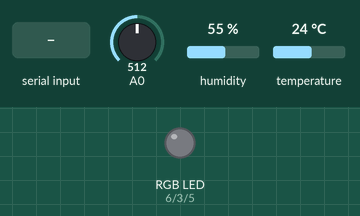
This sketch was run on a simulated Arduino Nano, built with avr-gcc and run on an emulated ATmega328P. Parts: an RGB LED mixed from three pins (HIGH = lit). Inputs (shaded band) come from the test bench; at power-on: A0 = 512, humidity 55 %, temperature 24 °C. What the sketch prints to the serial monitor is not drawn.

Above: at 1.3 s.
1.4 s: "R" received over the second serial link
At 2.5 s:
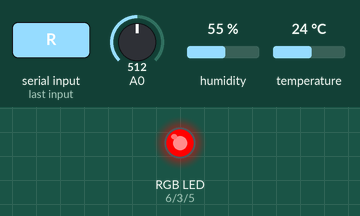
2.9 s: "0" received over the second serial link
4.4 s: "D" received over the second serial link
Timing chart, 0 to 7.4 s (numbered marks = the images above; inputs shaded):
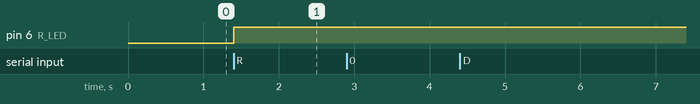

The sketch:

Arduino_Bluetooth_DHT.ino
```cpp
/*
  Arduino Bluetooth DHT Sensor

  Program reads from DHT Sensor and outputs the reading through the HC-05/06
  bluetooth module. Use a computer/Android phone/raspberry pi to get wireless
  temperature & humidity readings.

  For instructions on the sensor, refer to: https://learn.adafruit.com/dht/overview
  Library can be found at: https://github.com/adafruit/DHT-sensor-library
*/
#include <SoftwareSerial.h>
#include <DHT.h>

//Defines whether debug output will be used
//Comment out if not using
#define DEBUG

#ifdef DEBUG
  #define D(x) Serial.print(x)
#else
  #define D(x)
#endif

#define DHTPIN    4
#define DHTTYPE   DHT22
#define R_LED     6
#define G_LED     3
#define B_LED     5

#define SOFT_RX  8
#define SOFT_TX  7
// Global
SoftwareSerial bluetooth(SOFT_RX, SOFT_TX); // RX, TX
DHT dht(DHTPIN, DHTTYPE);
uint8_t rState = 0; // Initial state of red LED pin
uint8_t gState = 0; // Initial state of green LED pin
uint8_t bState = 0; // Initial state of blue LED pin

// Functions
void print_sensor(uint8_t sensor);
void dht_read();
void print_led_state();

//===========================================================
// Main Routine
//===========================================================
void setup() {
  // Open serial communications:
  #ifdef DEBUG
    Serial.begin(9600);
  #endif
  D(F("Starting Arduino DHT22 Bluetooth Sensor\r\n"));
  D(F("Enter 0-7 to read from the respective analog sensors.\r\n"));
  D(F("Enter D to read from the DHT sensor.\r\n"));
  D(F("Enter R,G, or B to toggle each color of the RGB LED.\r\n"));

  //Initialize LED Port
  pinMode(R_LED, OUTPUT);
  pinMode(G_LED, OUTPUT);
  pinMode(B_LED, OUTPUT);

  // The HC-06 defaults to 9600 according to the datasheet.
  bluetooth.begin(9600);

  dht.begin();
}

void loop() {

  // Receive character from Bluetooth Module
  char rxData = bluetooth.read();

  // Read Sensor if "1" is received
  print_sensor(rxData);
}

//===========================================================
// Read out a certain sensor based on the input from the
// bluetooth serial commands
//===========================================================
void print_sensor(uint8_t sensor)
{
  switch(sensor)
  {
    case '0':
      D(F("ADC 0: ")); D(analogRead(A0)); D(F("\r\n"));
      bluetooth.println(analogRead(A0));
      break;
    case '1':
      D(F("ADC 1: ")); D(analogRead(A1)); D(F("\r\n"));
      bluetooth.println(analogRead(A1));
      break;
    case '2':
      D(F("ADC 2: ")); D(analogRead(A2)); D(F("\r\n"));
      bluetooth.println(analogRead(A2));
      break;
    case '3':
      D(F("ADC 3: ")); D(analogRead(A3)); D(F("\r\n"));
      bluetooth.println(analogRead(A3));
      break;
    case '4':
      D(F("ADC 4: ")); D(analogRead(A4)); D(F("\r\n"));
      bluetooth.println(analogRead(A4));
      break;
    case '5':
      D(F("ADC 5: ")); D(analogRead(A5)); D(F("\r\n"));
      bluetooth.println(analogRead(A5));
      break;
    case '6':
      D(F("ADC 6: ")); D(analogRead(A6)); D(F("\r\n"));
      bluetooth.println(analogRead(A6));
      break;
    case '7':
      D(F("ADC 7: ")); D(analogRead(A7)); D(F("\r\n"));
      bluetooth.println(analogRead(A7));
      break;
    case 'D':
      dht_read();
      break;
    case 'R':
      rState = !rState;
      digitalWrite(R_LED, rState);
      print_led_state();
      break;
    case 'G':
      gState = !gState;
      digitalWrite(G_LED, gState);
      print_led_state();
      break;
    case 'B':
      bState = !bState;
      digitalWrite(B_LED, bState);
      print_led_state();
      break;
  }
}

//===========================================================
// Read from DHT sensor and print the
// temperature & humidity over the serial connection
// From DHTtester.ino in Adafruit DHT library
//===========================================================
void dht_read()
{
  float h = dht.readHumidity();
  float t = dht.readTemperature();

  // check if returns are valid,
  // if they are NaN (not a number) then something went wrong!
  if (isnan(t) || isnan(h)) {
    D(F("Failed to read from DHT\r\n"));
    bluetooth.print(F("0"));
    bluetooth.print(F("\r\n"));
    bluetooth.print(F("0"));
    bluetooth.print(F("\r\n"));
  } else {
    // Print output to Arduino serial port
    D(F("Temperature: "));
    D(t);
    D(F("*C\t"));
    D(F("Humidity: "));
    D(h);
    D(F("%\r\n"));

    // Print output to bluetooth module
    bluetooth.print(t);
    bluetooth.print("\t");
    bluetooth.print(h);
    bluetooth.print("\r\n");
  }
}

//===========================================================
// Prints the state of the RGB LED pins to bluetooth term.
//===========================================================
void print_led_state()
{
  bluetooth.print(F("| Red Led: "));
    if(rState == 1)
      bluetooth.print(F("On | "));
    else
      bluetooth.print(F("Off | "));

  bluetooth.print(F("Green Led: "));
    if(gState == 1)
      bluetooth.print(F("On | "));
    else
      bluetooth.print(F("Off | "));

  bluetooth.print(F("Blue Led: "));
    if(bState == 1)
      bluetooth.print(F("On |\r\n"));
    else
      bluetooth.print(F("Off |\r\n"));
}
```

Measured:
- after the input at 1.4 s, pin 6 (R_LED): LOW → HIGH at once
- after the input at 2.9 s, every drawn part: stays the same
- after the input at 4.4 s, every drawn part: stays the same
